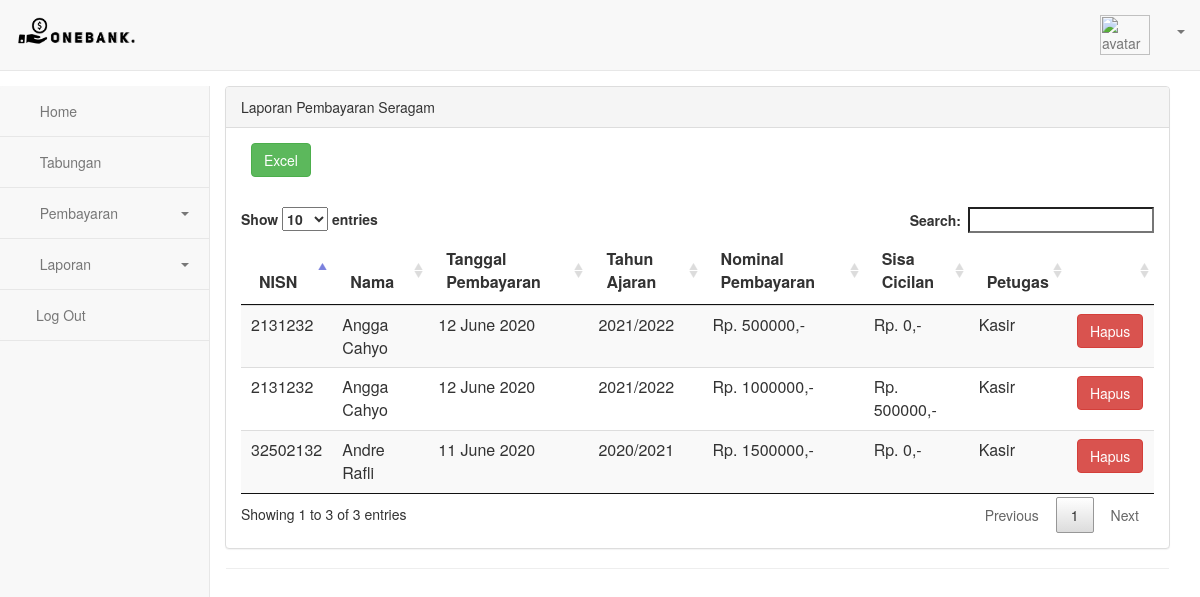
/index.php/seragam/laporan_seragam, run on the app's committed database.
### tables this page shows
CREATE TABLE `seragam` (
  `id` int(11) NOT NULL,
  `nisn` int(11) NOT NULL,
  `nama` varchar(25) NOT NULL,
  `tanggal` int(11) NOT NULL,
  `tahun` int(11) NOT NULL,
  `nominal` int(11) NOT NULL,
  `cicilan` int(11) NOT NULL,
  `petugas` varchar(128) NOT NULL
);

### application/controllers/Seragam.php (called while the page is built, shortened)
<?php
class Seragam extends CI_Controller
{
    public function __construct()
    {
        $this->load->model('M_seragam');
    }
    function laporan_seragam()
    {
        $data['user'] = $this->db->get_where('user', ['username' =>
        $this->session->userdata('username')])->row_array();
        $data['laporan'] = $this->M_seragam->laporan_seragam();
        $this->load->view('Seragam/laporan_seragam', $data);
    }
}

### index.php (called while the page is built, shortened)
<?php
require_once BASEPATH.'core/CodeIgniter.php';

### application/models/M_seragam.php (called while the page is built, shortened)
<?php
class M_seragam extends CI_Model
{
    function laporan_seragam()
    {
        $this->db->order_by('id', 'desc');
        return $this->db->get('seragam')->result_array();
    }
}

### application/views/Seragam/laporan_seragam.php (the view, shortened to what this page needs)
<link href="<?= base_url(); ?>css/bootstrap.min.css" rel="stylesheet" id="bootstrap-css">
<link rel="stylesheet" type="text/css" href="<?= base_url(); ?>DataTables/datatables.min.css" />
<link href="<?= base_url('style.css'); ?>" rel="stylesheet">
<nav class="navbar navbar-default navbar-static-top">
    <div class="container-fluid">
        <div class="navbar-header">
            <a class="navbar-brand">
                <img style="margin-bottom:5px;width:120px;" src="<?= base_url(); ?>vendor/images/icon/bank.png" alt="Logo">
            </a>
        </div>
        <div class="collapse navbar-collapse" id="bs-example-navbar-collapse-1">
            <ul class="nav navbar-nav navbar-right">
                <li style="margin-top:8px;"><a href="<?= base_url('Admin/profile'); ?>"><?= $user['name']; ?></a></li>
                <li class="nav-item avatar">
                    <a class="nav-link p-0" href="#" data-toggle="modal" data-target="#ModalGambar">
                        <img style="height:40px;width:50px;" src="<?php echo base_url('vendor/images/profile/') . $user['image']; ?>" class="rounded-circle z-depth-0" alt="avatar image" height="35">
                    </a>
                </li>
                <li class="dropdown ">
                    <a href="#" style="margin-top:15px;margin-left:-5px;" class="dropdown-toggle" data-toggle="dropdown" role="button" aria-expanded="false">
                        <span class="caret"></span></a>
                </li>
            </ul>
        </div>
    </div>
</nav>
<div class="container-fluid main-container">
    <div class="col-md-2 sidebar">
        <div class="row">
            <div class="side-menu">
                <nav class="navbar navbar-default" role="navigation">
                    <div class="side-menu-container">
                        <ul class="nav navbar-nav">
                            <li><a href="<?= base_url('Admin'); ?>"><span class="glyphicon glyphicon-home"></span> Home</a></li>
                            <li><a href="<?= base_url('Tabungan'); ?>"><span class="glyphicon glyphicon-usd"></span> Tabungan</a></li>
                            <li class="panel panel-default" id="dropdown">
                                <a data-toggle="collapse" href="#dropdown-lvl2">
                                    <span class="glyphicon glyphicon-shopping-cart"></span> Pembayaran <span class="caret"></span>
                                </a>
                            </li>
                            <li class="panel panel-default" id="dropdown">
                                <a data-toggle="collapse" href="#dropdown-lvl3">
                                    <span class="glyphicon glyphicon-list-alt"></span> Laporan <span class="caret"></span>
                                </a>
                            </li>
                            <li><a href="#" data-toggle="modal" data-target="#Logout"><span class="glyphicon glyphicon-log-out"></span>Log Out</a></li>
                        </ul>
                    </div>
                </nav>
            </div>
        </div>
    </div>
    <div class="col-md-10 content">
        <div class="panel panel-default">
            <div class="panel-heading">
                Laporan Pembayaran Seragam
            </div>
            <div class="panel-body">
                <a href="<?php echo base_url('Seragam/Export_excel') ?>" style="margin-bottom:30px;margin-left:10px;" class="btn btn-success" style="margin:10px;">Excel</a>
                <table class="table table-striped" id="example">
                    <thead>
                        <tr>
                            <th>NISN</th>
                            <th>Nama</th>
                            <th>Tanggal Pembayaran</th>
                            <th>Tahun Ajaran</th>
                            <th>Nominal Pembayaran</th>
                            <th>Sisa Cicilan</th>
                            <th>Petugas</th>
                            <th></th>
                        </tr>
                    </thead>
                    <tbody>
                        <?php foreach ($laporan as $s) { ?>
                            <tr>
                                <td><?= $s['nisn']; ?></td>
                                <td><?= $s['nama']; ?></td>
                                <td><?= date('d F Y', $s['tanggal']); ?></td>
                                <td><?= $s['tahun'];  ?>/<?= $s['tahun'] + 1;  ?></td>
                                <td>Rp. <?= $s['nominal']; ?>,-</td>
                                <td>Rp. <?= $s['cicilan']; ?>,-</td>
                                <td><?= $s['petugas']; ?></td>
                                <td><a href="<?= base_url() ?>Seragam/hapus_laporan/<?= $s['id']; ?>" class="btn btn-danger">Hapus</a></td>
                            </tr>
                        <?php } ?>
                    </tbody>
                </table>
            </div>
            <footer class="pull-left footer">
                <p class="col-md-12">
                    <hr class="divider">
                </p>
            </footer>
        </div>

### style.css (style rules this page uses)
.sidebar { padding-left: 0; }
.main-container { background: #FFF; padding-top: 15px; margin-top: -20px; }
.footer { width: 100%; }
.side-menu { position: relative; width: 100%; height: 100%; background-color: #f8f8f8; border-right: 1px solid #e7e7e7; }
.side-menu .navbar { border: none; }
.side-menu .navbar-nav li { display: block; width: 100%; border-bottom: 1px solid #e7e7e7; }
.side-menu .navbar-nav li a { padding: 15px; }
.side-menu .navbar-nav li a .glyphicon { padding-right: 10px; }
.side-menu #dropdown { border: 0; margin-bottom: 0; border-radius: 0; background-color: transparent; box-shadow: none; }
.side-menu #dropdown .caret { float: right; margin: 9px 5px 0; }
.side-menu #dropdown > a { border-bottom: 1px solid #e7e7e7; }

### data on the page
seragam: nisn "2131232", nama "Angga Cahyo", tanggal "12 June 2020", tahun "2021", $s['tahun'] + 1 "2022", nominal "500000", cicilan "0", petugas "Kasir"
seragam: nisn "2131232", nama "Angga Cahyo", tanggal "12 June 2020", tahun "2021", $s['tahun'] + 1 "2022", nominal "1000000", cicilan "500000", petugas "Kasir"
seragam: nisn "32502132", nama "Andre Rafli", tanggal "11 June 2020", tahun "2020", $s['tahun'] + 1 "2021", nominal "1500000", cicilan "0", petugas "Kasir"
